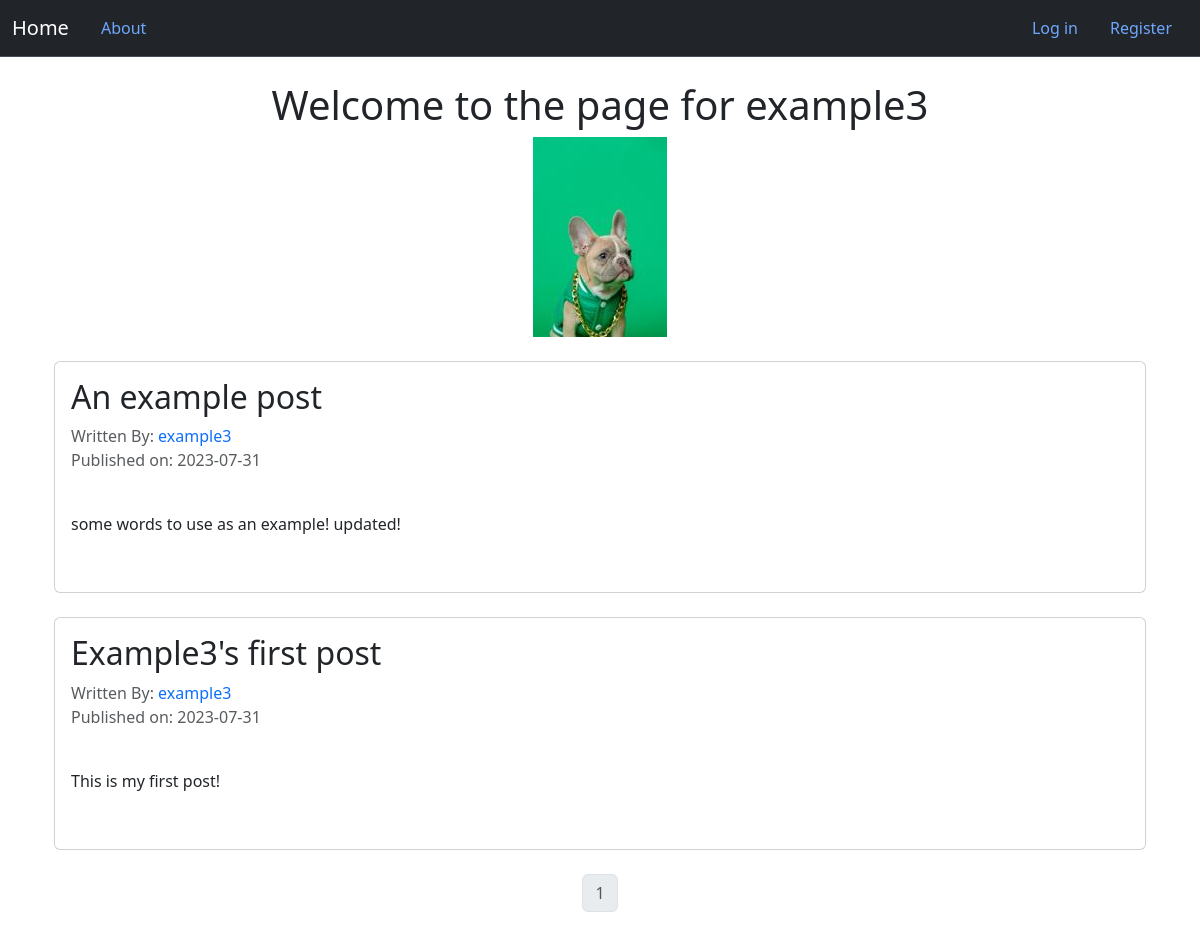
Page /example3 on the committed database.
### blogproject/models.py (models this page shows, shortened)
class User(db.Model, UserMixin): #UserMixin to allow user authentication and login functionallity
    __tablename__ = 'users'
    id = db.Column(db.Integer, primary_key=True)
    profile_image = db.Column(db.String(20),nullable=False,default='default_profile.png')
    email = db.Column(db.String(64),unique=True,index=True)
    username = db.Column(db.String(64),unique=True,index=True)
    password_hash = db.Column(db.String(128))
    posts = db.relationship('BlogPost',backref='author',lazy=True) #Creating a relationship between blog post and its author

class BlogPost(db.Model):
    users = db.relationship(User)
    id = db.Column(db.Integer, primary_key=True)
    user_id = db.Column(db.Integer,db.ForeignKey('users.id'),nullable=False)
    date = db.Column(db.DateTime,nullable=False,default=datetime.utcnow)
    title = db.Column(db.String(140),nullable=False)
    text = db.Column(db.Text,nullable=False)

### blogproject/users/views.py (the view)
@users.route('/<username>')
def user_posts(username):
    page = request.args.get('page',1,type=int) # page number
    user = User.query.filter_by(username=username).first_or_404() #grab the user or return error if user not found
    blog_posts = BlogPost.query.filter_by(author=user).order_by(BlogPost.date.desc()).paginate(page=page,per_page=5)
    return render_template('user_blog_posts.html',blog_posts=blog_posts,user=user)

### blogproject/templates/user_blog_posts.html
{% extends "base.html" %}
{% block content %}
<div class="container">
    <div class="jumbotron">
        <div align="center">
            <h1>Welcome to the page for {{user.username}}</h1>
            <img src="{{url_for('static',filename='profile_pics/'+user.profile_image)}}">
        </div>
    </div>
{% for post in blog_posts.items %}
<br>
<div class="card">
    <div class="card-body">
        <h2> <a class="card-title text-decoration-none" href="{{url_for('blog_posts.blog_post', blog_post_id=post.id)}}">{{post.title}}</a></h2>
        <p class="text-muted">Written By: <a class="text-decoration-none" href="{{url_for('users.user_posts', username=post.author.username)}}">{{post.author.username}}</a><br>
        Published on: {{post.date.strftime("%Y-%m-%d")}}</p>
        <br>
        <p>{{post.text}}</p>
        <br>
    </div>
</div>
{% endfor %}
</div>
<br>
<nav aria-label="Page Navigation example">
    <ul class="pagination justify-content-center">
        {% for page_num in blog_posts.iter_pages(left_edge=1,right_edge=1,left_current=1,right_current=2) %}
                {% if blog_posts.page == page_num %}
                    <li class="page-item disabled">
                        <a class="page-link" href="{{url_for('users.user_posts',username=user.username,page=page_num)}}">{{page_num}}</a>
                    </li>
                {% else %}
                    <li class="page-item">
                        <a class="page-link" href="{{url_for('users.user_posts',username=user.username,page=page_num)}}">{{page_num}}</a>
                    </li>
                {% endif %}
        {% endfor %}
    </ul>
</nav>
{% endblock %}

### blogproject/templates/base.html (shortened to what this page needs)
<!DOCTYPE html>
<html lang="en">
<head>
    <link href="https://cdn.jsdelivr.net/npm/bootstrap@5.3.0/dist/css/bootstrap.min.css" rel="stylesheet">
</head>
<body>
    <nav class="navbar bg-dark border-bottom border-body" data-bs-theme="dark">
        <div class="container-fluid">
            <ul class="nav">
                <li class="nav">
                    <a class="navbar-brand" href="{{url_for('core.index')}}">Home</a>
                </li>
                <li class="nav-item" >
                    <a class="nav-link" href="{{url_for('core.info')}}">About</a>
                </li>
            </ul>
            <ul class="nav justify-content-end">
                {% if current_user.is_authenticated %}
                <li class="nav-item">
                    <a class="nav-link" href="{{url_for('blog_posts.create_post')}}">Create Post</a>
                </li>
                <li class="nav-item">
                    <a class="nav-link" href="{{url_for('users.account')}}">Account</a>
                </li>
                <li class="nav-item">
                    <a class="nav-link" href="{{url_for('users.logout')}}">Log Out</a>
                </li>
                {% else %}
                <li class="nav-item">
                    <a class="nav-link" href="{{url_for('users.login')}}">Log in</a>
                </li>
                <li class="nav-item">
                    <a class="nav-link" href="{{url_for('users.register')}}">Register</a>
                </li>
                {% endif %}
            </ul>
        </div>
    </nav>
    <br>
    <div class="container">
        {% block content %}
        {% endblock %}
    </div>
</body>
</html>

### rows in the picture
User: username "example3", profile_image (picture)
BlogPost: title "An example post", author.username "example3", date "2023-07-31", text "some words to use as an example! updated!"
BlogPost: title "Example3's first post", author.username "example3", date "2023-07-31", text "This is my first post!"

### other values in the picture
{{ page_num }} "1"
